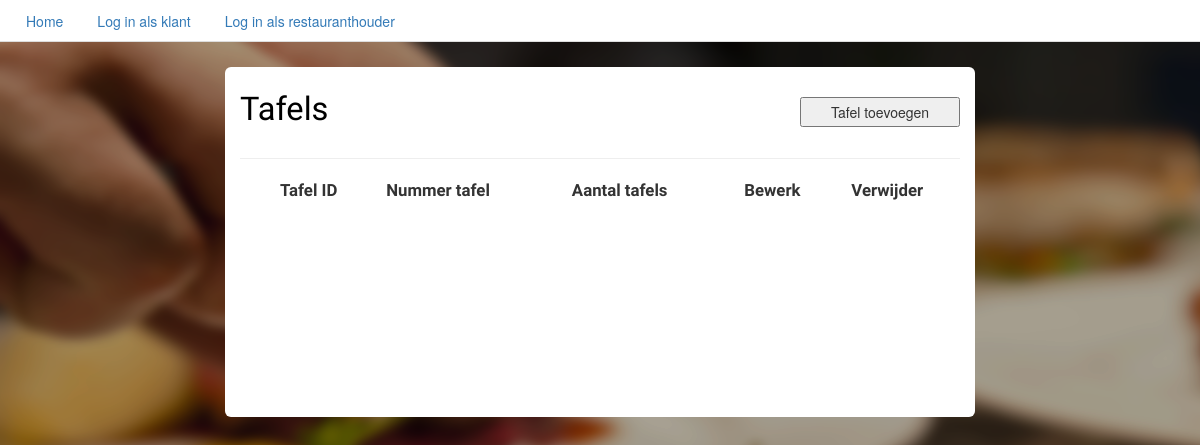
The page /CI/index.php/tables on the database as committed earlier.
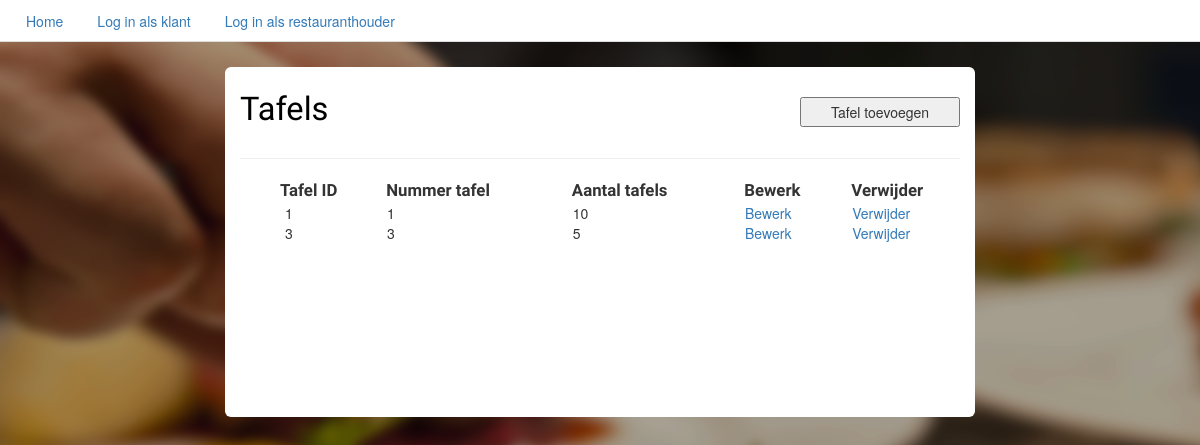
The same page on the database as committed later.
### tables this page shows
CREATE TABLE IF NOT EXISTS `tbl_tafels` (
`tafelid` int(11) NOT NULL,
  `tafelnr` int(11) NOT NULL,
  `resto_id` int(11) NOT NULL,
  `aantal` int(5) NOT NULL
);

### CI/application/controllers/tables.php (called while the page is built, shortened)
<?php if (!defined('BASEPATH')) exit('No direct script access allowed');
class Tables extends CI_Controller {
	public function __construct()
	{
		$this->load->model('table_model');
		$this->load->library('form_validation');
	}
	public function index()
	{
		$this->data['tables'] = $this->table_model->getAll();
		$this->data['title'] = 'Tafel Management';
		$this->data['message'] = $this->session->flashdata('message');
		$this->load->view('table/table_manage', $this->data);
	}
}

### CI/index.php (called while the page is built, shortened)
<?php
require_once BASEPATH.'core/CodeIgniter.php';

### CI/application/models/table_model.php (called while the page is built, shortened)
<?php if (!defined('BASEPATH')) exit('No direct script access allowed');
class Table_model extends CI_Model {
	function getAll() {
		$this->db->select('tafelid, tafelnr, aantal');
		$query = $this->db->get('tbl_tafels');
		return $query->result_array();
	}
}

### CI/application/views/table/table_manage.php (the view, shortened to what this page needs)
<!DOCTYPE html>
<html>
<head>
    <link rel="stylesheet" href="https://maxcdn.bootstrapcdn.com/bootstrap/3.3.4/css/bootstrap.min.css">
    <link rel="stylesheet" type="text/css" href="<?php echo base_url(); ?>assets/stylesheets/styles.css"/>
</head>
<body id="landingBody">
<?php
 if(null !==($this->session->userdata('logged_in')))
   {
     include_once(APPPATH.'/views/AdminNav.php');
   }
   else
   {
     include_once(APPPATH.'/views/MainNav.php');
   }
 ?>
 <div class="dashContainer" id="dashContainer1">
		<h2>Tafels</h2>
   <button name="New" type="button" value="Tafel toevoegen" onclick="window.location='addtable'">Tafel toevoegen</button>
<form name="frmproduct" method="post">
	<table>
		<tr>
			<th style="font-family: 'Yanone Kaffeesatz', sans-serif; font-size: 1.2em"><strong>Tafel ID&nbsp;</strong>
			</th>
			<th style="font-family: 'Yanone Kaffeesatz', sans-serif; font-size: 1.2em"><strong>&nbsp;Nummer tafel&nbsp;</strong>
			</th>
			<th style="font-family: 'Yanone Kaffeesatz', sans-serif; font-size: 1.2em"><strong>&nbsp;Aantal tafels&nbsp;</strong>
			</th>
			<th style="font-family: 'Yanone Kaffeesatz', sans-serif; font-size: 1.2em"><strong>&nbsp;Bewerk&nbsp;</strong>
			</th>
			<th style="font-family: 'Yanone Kaffeesatz', sans-serif; font-size: 1.2em"><strong>&nbsp;Verwijder&nbsp;</strong>
			</th>
			<hr>
		</tr>
		<?php
		foreach ($tables as $table){
			$id = $table['tafelid'];
		?>
			<tr>
				<td style="padding-left: 5px;"><?php echo $table['tafelid'] ?></td>
				<td style="padding-left: 5px;"><?php echo $table['tafelnr'] ?></td>
				<td style="padding-left: 5px;"><?php echo $table['aantal'] ?></td>
				<td style="padding-left: 5px;"><a href='edittable/<?php echo $id ?>'>Bewerk</a></td>
				<td style="padding-left: 5px;">
					<?php
						echo anchor('tables/deletetable/'.$id, 'Verwijder', array('onClick' => "return confirm('Zeker dat u deze tafel wilt verwijderen?')"));
					?>
				</td>
			</tr>
		<?php
		}
		?>
	</table>
</form>
</div>
</body>
</html>

Rows that differ between the two databases and show on the page:
added tbl_tafels: tafelid "1", tafelnr "1", aantal "10", tafelid "Verwijder"
added tbl_tafels: tafelid "3", tafelnr "3", aantal "5", tafelid "Verwijder"
